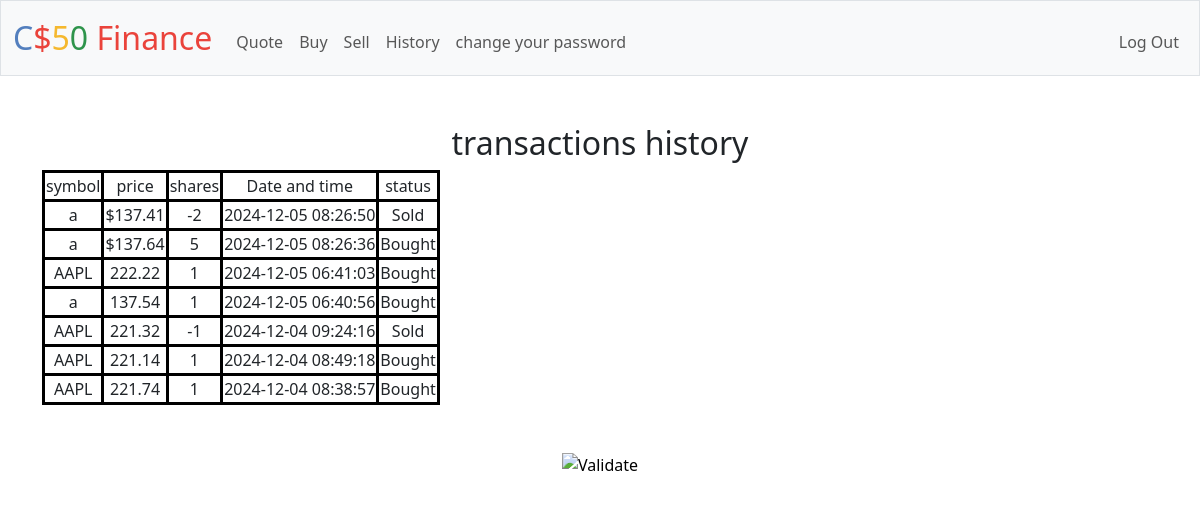
Screenshot of /history (signed in) with the database file from the repository.
### tables this page shows
CREATE TABLE transactions (id INTEGER PRIMARY KEY AUTOINCREMENT NOT NULL,user_id INTEGER NOT NULL, stock_name TEXT NOT NULL, stock_symbol TEXT NOT NULL, price NUMERIC NOT NULL, time TIMESTAMP DEFAULT CURRENT_TIMESTAMP, shares INTEGER NOT NULL, status TEXT, FOREIGN KEY (user_id) REFERENCES users (id));

### finance/app.py (the view)
@app.route("/history")
@login_required
def history():
    user_id = session["user_id"]
    rows = db.execute("SELECT stock_symbol, price, shares, time, CASE WHEN shares > 0 THEN 'Bought' WHEN shares < 0 THEN 'Sold' ELSE 'invalid' END AS status FROM transactions WHERE user_id = ? ORDER BY time DESC", user_id)
    return render_template("history.html", rows=rows)

### finance/app.py (called while the page is built)
@app.after_request
def after_request(response):
    response.headers["Cache-Control"] = "no-cache, no-store, must-revalidate"
    response.headers["Expires"] = 0
    response.headers["Pragma"] = "no-cache"
    return response

### finance/helpers.py (called while the page is built)
def login_required(f):
    @wraps(f)
    def decorated_function(*args, **kwargs):
        if session.get("user_id") is None:
            return redirect("/login")
        return f(*args, **kwargs)
    return decorated_function

### finance/templates/history.html (shortened to what this page needs)
{% extends "layout.html" %}
{% block main %}
    <h2>transactions history</h2>
    <table>
        <tr>
            <td>symbol</td>
            <td>price</td>
            <td>shares</td>
            <td>Date and time</td>
            <td>status</td>
        </tr>
        {% for row in rows %}
        <tr>
            <td>{{row.stock_symbol}}</td>
            <td>{{row.price}}</td>
            <td>{{row.shares}}</td>
            <td>{{row.time}}</td>
            <td>{{row.status}}</td>
        </tr>
        {% endfor %}
    </table>
{% endblock %}

### finance/static/styles.css (style rules this page uses)
table { border: solid black; }
tr { border: solid black; }
td { border: solid black; }

### rows the page displays
transactions: stock_symbol "a", price "$137.41", shares "-2", time "2024-12-05 08:26:50", status "Sold"
transactions: stock_symbol "a", price "$137.64", shares "5", time "2024-12-05 08:26:36", status "Bought"
transactions: stock_symbol "AAPL", price "222.22", shares "1", time "2024-12-05 06:41:03", status "Bought"
transactions: stock_symbol "a", price "137.54", shares "1", time "2024-12-05 06:40:56", status "Bought"
transactions: stock_symbol "AAPL", price "221.32", shares "-1", time "2024-12-04 09:24:16", status "Sold"
transactions: stock_symbol "AAPL", price "221.14", shares "1", time "2024-12-04 08:49:18", status "Bought"
transactions: stock_symbol "AAPL", price "221.74", shares "1", time "2024-12-04 08:38:57", status "Bought"
